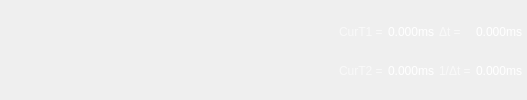
            <widget class="QWidget" name="cursorsStatusWidget" native="true">
             <property name="sizePolicy">
              <sizepolicy hsizetype="Preferred" vsizetype="Preferred">
               <horstretch>0</horstretch>
               <verstretch>0</verstretch>
              </sizepolicy>
             </property>
             <property name="minimumSize">
              <size>
               <width>0</width>
               <height>50</height>
              </size>
             </property>
             <property name="styleSheet">
              <string notr="true">QWidget {
color: white;
}</string>
             </property>
             <layout class="QGridLayout" name="gridLayout_4">
              <property name="leftMargin">
               <number>0</number>
              </property>
              <property name="topMargin">
               <number>0</number>
              </property>
              <property name="rightMargin">
               <number>0</number>
              </property>
              <property name="bottomMargin">
               <number>0</number>
              </property>
              <property name="horizontalSpacing">
               <number>5</number>
              </property>
              <property name="verticalSpacing">
               <number>0</number>
              </property>
              <item row="0" column="9">
               <spacer name="horizontalSpacer_19">
                <property name="orientation">
                 <enum>Qt::Horizontal</enum>
                </property>
                <property name="sizeType">
                 <enum>QSizePolicy::Fixed</enum>
                </property>
                <property name="sizeHint" stdset="0">
                 <size>
                  <width>5</width>
                  <height>20</height>
                 </size>
                </property>
               </spacer>
              </item>
              <item row="0" column="6">
               <widget class="QLabel" name="lblCursorDiff">
                <property name="sizePolicy">
                 <sizepolicy hsizetype="Fixed" vsizetype="Fixed">
                  <horstretch>0</horstretch>
                  <verstretch>0</verstretch>
                 </sizepolicy>
                </property>
                <property name="text">
                 <string>0.000ms</string>
                </property>
                <property name="alignment">
                 <set>Qt::AlignRight|Qt::AlignTrailing|Qt::AlignVCenter</set>
                </property>
               </widget>
              </item>
              <item row="0" column="1">
               <widget class="QLabel" name="label_5">
                <property name="sizePolicy">
                 <sizepolicy hsizetype="Fixed" vsizetype="Fixed">
                  <horstretch>0</horstretch>
                  <verstretch>0</verstretch>
                 </sizepolicy>
                </property>
                <property name="styleSheet">
                 <string notr="true">color: rgba(255, 255, 255, 153);</string>
                </property>
                <property name="text">
                 <string>CurT1 =</string>
                </property>
               </widget>
              </item>
              <item row="0" column="2">
               <widget class="QLabel" name="lblCursor1">
                <property name="sizePolicy">
                 <sizepolicy hsizetype="Fixed" vsizetype="Fixed">
                  <horstretch>0</horstretch>
                  <verstretch>0</verstretch>
                 </sizepolicy>
                </property>
                <property name="text">
                 <string>0.000ms</string>
                </property>
               </widget>
              </item>
              <item row="0" column="5">
               <widget class="QLabel" name="label_9">
                <property name="sizePolicy">
                 <sizepolicy hsizetype="Fixed" vsizetype="Fixed">
                  <horstretch>0</horstretch>
                  <verstretch>0</verstretch>
                 </sizepolicy>
                </property>
                <property name="styleSheet">
                 <string notr="true">color: rgba(255, 255, 255, 153);</string>
                </property>
                <property name="text">
                 <string>Δt =</string>
                </property>
               </widget>
              </item>
              <item row="1" column="1">
               <widget class="QLabel" name="label_7">
                <property name="sizePolicy">
                 <sizepolicy hsizetype="Fixed" vsizetype="Fixed">
                  <horstretch>0</horstretch>
                  <verstretch>0</verstretch>
                 </sizepolicy>
                </property>
                <property name="styleSheet">
                 <string notr="true">color: rgba(255, 255, 255, 153);</string>
                </property>
                <property name="text">
                 <string>CurT2 =</string>
                </property>
               </widget>
              </item>
              <item row="1" column="2">
               <widget class="QLabel" name="lblCursor2">
                <property name="sizePolicy">
                 <sizepolicy hsizetype="Fixed" vsizetype="Fixed">
                  <horstretch>0</horstretch>
                  <verstretch>0</verstretch>
                 </sizepolicy>
                </property>
                <property name="text">
                 <string>0.000ms</string>
                </property>
               </widget>
              </item>
              <item row="1" column="5">
               <widget class="QLabel" name="label_11">
                <property name="sizePolicy">
                 <sizepolicy hsizetype="Fixed" vsizetype="Fixed">
                  <horstretch>0</horstretch>
                  <verstretch>0</verstretch>
                 </sizepolicy>
                </property>
                <property name="styleSheet">
                 <string notr="true">color: rgba(255, 255, 255, 153);</string>
                </property>
                <property name="text">
                 <string>1/Δt =</string>
                </property>
               </widget>
              </item>
              <item row="1" column="6">
               <widget class="QLabel" name="lblCursorDelta">
                <property name="sizePolicy">
                 <sizepolicy hsizetype="Fixed" vsizetype="Fixed">
                  <horstretch>0</horstretch>
                  <verstretch>0</verstretch>
                 </sizepolicy>
                </property>
                <property name="text">
                 <string>0.000ms</string>
                </property>
                <property name="alignment">
                 <set>Qt::AlignRight|Qt::AlignTrailing|Qt::AlignVCenter</set>
                </property>
               </widget>
              </item>
              <item row="0" column="0">
               <spacer name="horizontalSpacer_18">
                <property name="orientation">
                 <enum>Qt::Horizontal</enum>
                </property>
                <property name="sizeHint" stdset="0">
                 <size>
                  <width>339</width>
                  <height>20</height>
                 </size>
                </property>
               </spacer>
              </item>
             </layout>
            </widget>
